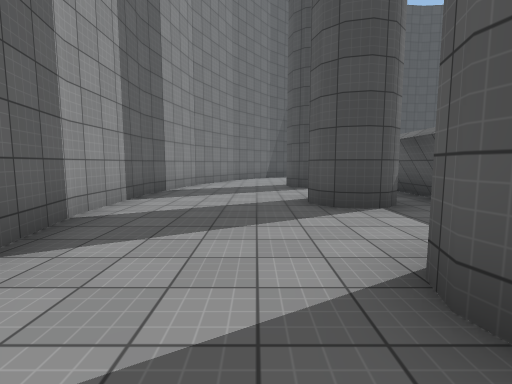
view 1 (above)

17 first-person views from a walk through a 3-D level made in the Unity game engine. The camera is 1.4 m above the floor, tilts 6° down and sees 85° across. The floor is counted in squares, 2 m on a side. Each view is taken from the middle of a square. On the plan, view 1 faces up. The plan holds only what a view shows up to about 9 squares ahead; the rest is blank. The place goes on beyond the plan. The player character is not drawn. Some surface patterns are stand-ins.

view 2
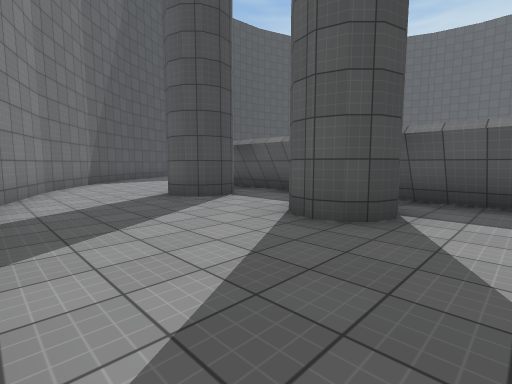

view 3
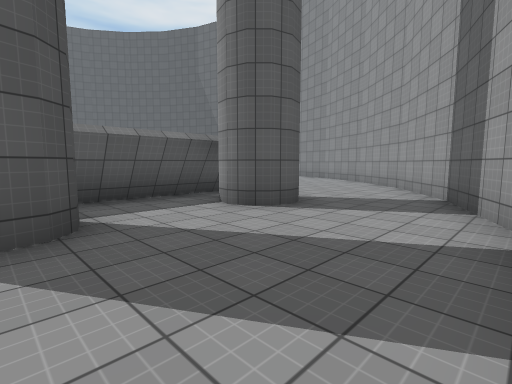

view 4
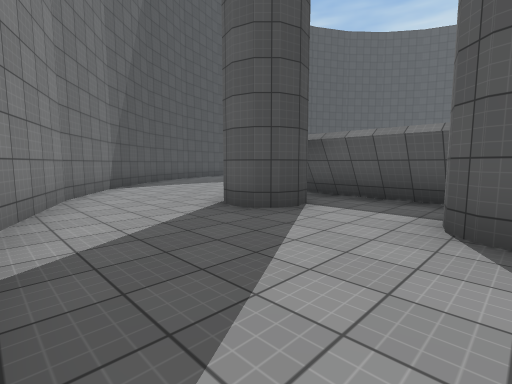

view 5
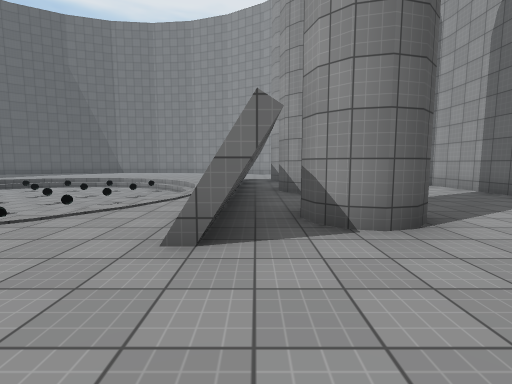

view 6
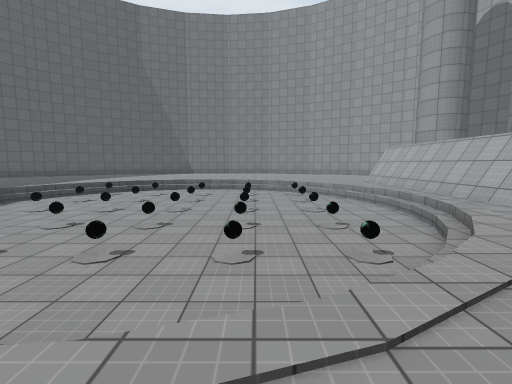

view 7
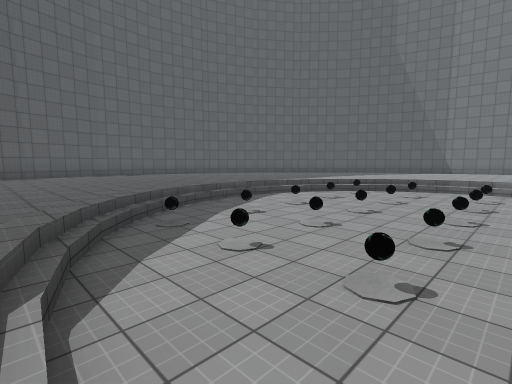

view 8
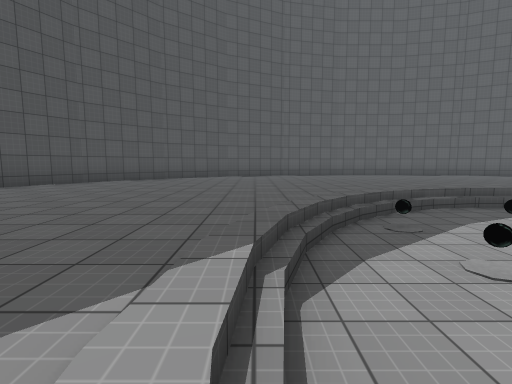

view 9
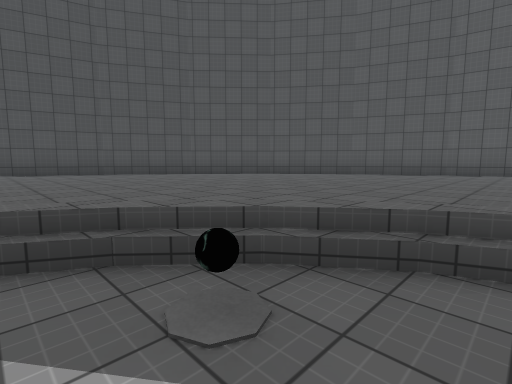

view 10
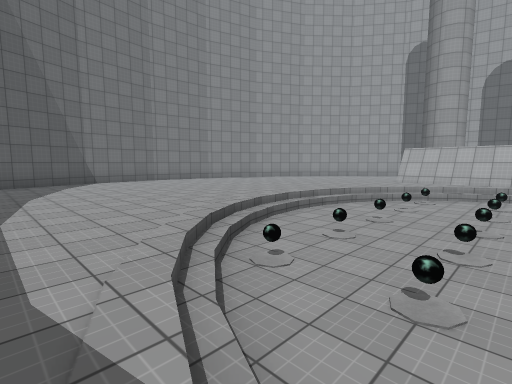

view 11
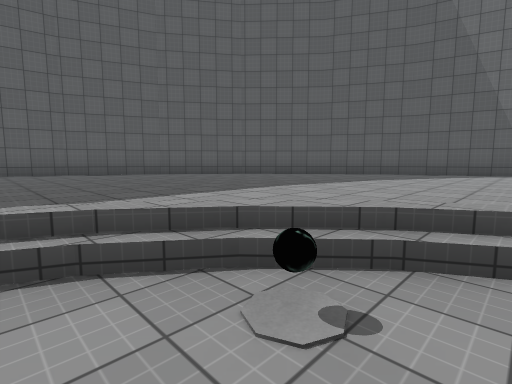

view 12
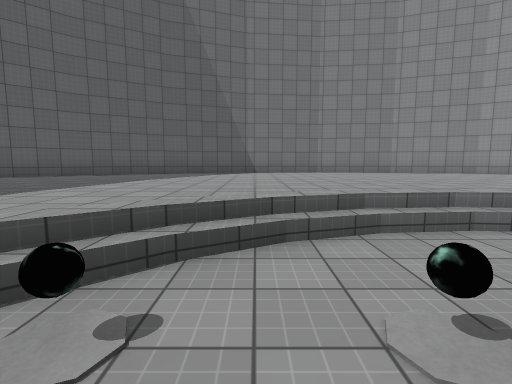

view 13
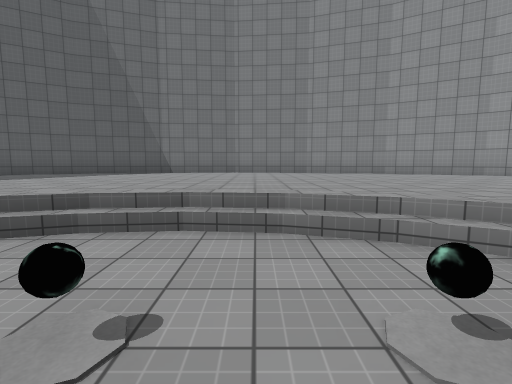

view 14
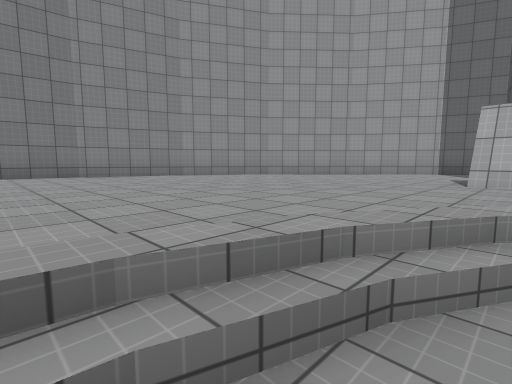

view 15
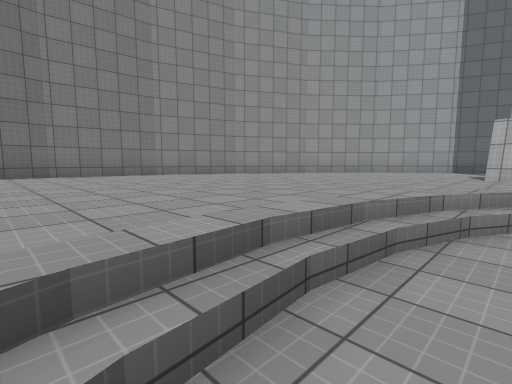

view 16
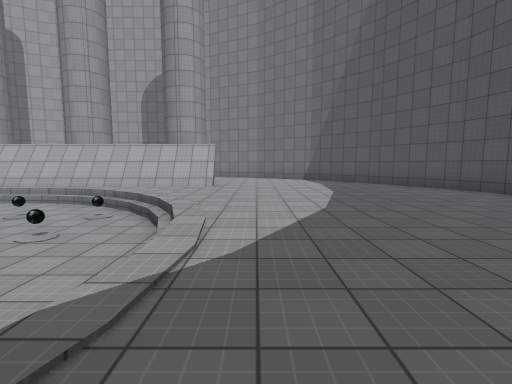

view 17
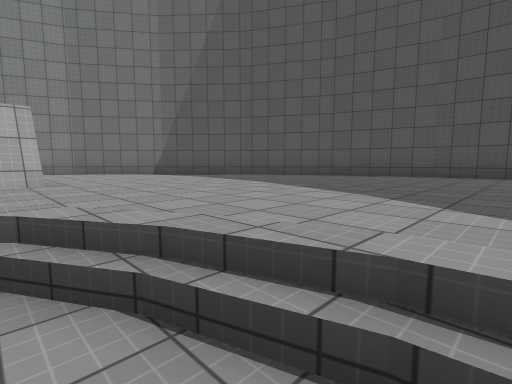

### Floor plan
Key: @ floor where view 1 was taken; # wall or solid block; . main floor; - floor 0.75 m lower than the main floor; / step, stairs or slope; O other object.
Columns run from 3 left of view 1 to 22 right of it. Each row starts with its distance up from view 1.
 17        #####   ####
 16      ###.....   ..###
 15     ##.......  .....##
 14    ##........  ......#
 13   ##.......... .......
 12   #....................##
 11  ##.....................#
 10  #.........////.........##
  9  #...##/../----//........#
  8 ##..###///OO-OO-O/.......#
  7 #.....#//--------/...... #
  6 #.....#//-OO-OO-O-/...
  5 #...###//-OO-OO-O-/...
  4 #.....#//---------/...
  3 #.....#//-OO-OO-O/...... #
  2 ##...##///OO-OO-O/.......#
  1  #..###/../----//........#
  0  #.@.......////.........##
 -1  ##.....................#
 -2   #....................##
 -3   ##..................##
 -4    ##................##
 -5     ##..............##
 -6      ###..........###
 -7        #####..#####
 -8            ####

Positions as (right, up) in squares from view 1, and headings:
1: (0, 0), facing up
2: (-2, 3), facing up-right
3: (-2, 5), facing down-right
4: (-2, 5), facing up-right
5: (3, 12), facing down
6: (8, 11), facing down
7: (9, 10), facing down-right
8: (9, 10), facing right
9: (12, 7), facing up-right
10: (15, 4), facing down-left
11: (12, 3), facing down-right
12: (12, 3), facing down
13: (9, 3), facing down
14: (9, 1), facing down-left
15: (11, 1), facing down-left
16: (12, 11), facing left
17: (9, 9), facing up-left
